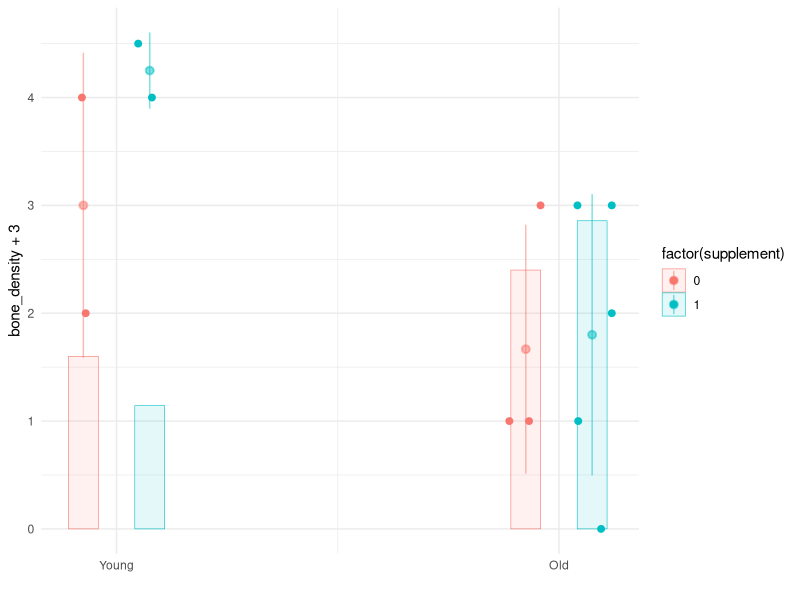
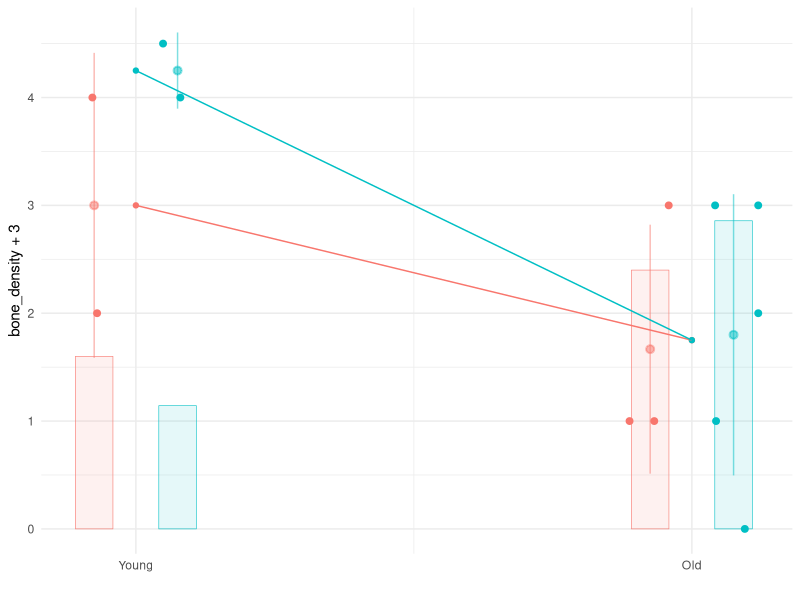
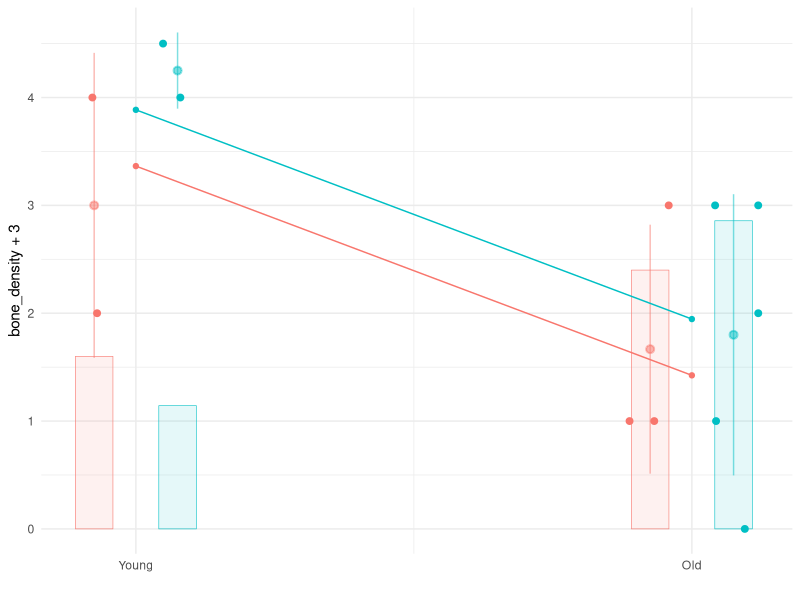
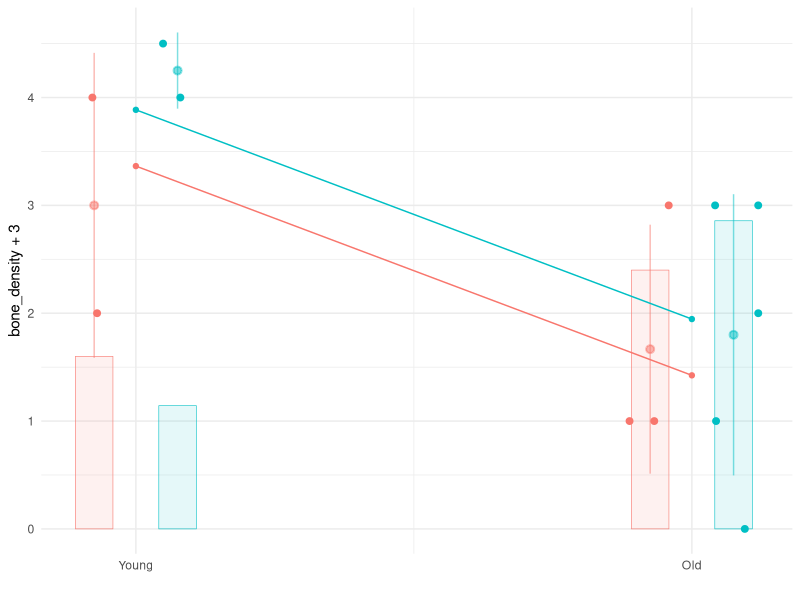
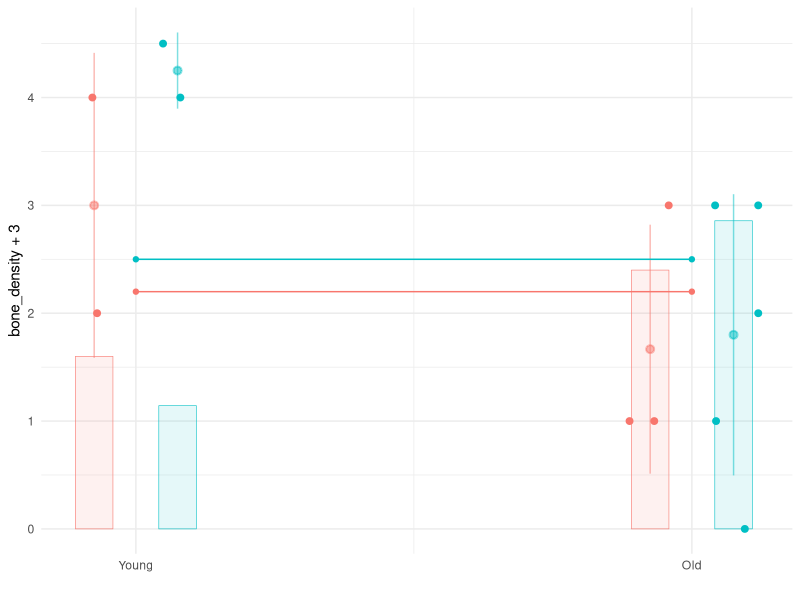

The R source for these figures, in order: (Note: this script raises an error after producing the figures.)
## ---- chunk 1
#| echo: true
#| output: false 
library(ggplot2)
library(tidyverse)
library(rpart)
## ---- chunk 2
#| echo: true 
theme_set(theme_minimal())
options(scipen = 1, digits = 3)
## ---- chunk 3
#| echo: true
bone.data = data.frame(age        = c(1, 1, 1, 1, 1, 1, 1, 1, 0, 0, 0, 0),
                       supplement = c(1, 1, 0, 1, 1, 1, 0, 0, 0, 1, 0, 1),
                       bone_density = c(-2, -3, -2, 0, -1, 0, -2, 0, 1, 1, -1, 1.5))
bone.data
## ---- chunk 4
#| echo: true
#| out-width: 100%
plotX = function(w,x) { x + 0.15*(w-0.5) } 

bone.plot = 
  ggplot(bone.data) + 
    geom_point(aes(x=plotX(supplement, age), y=bone_density+3, color=factor(supplement)),
               alpha=1, size=2, position=position_jitter(width=0.05, height=0, seed=2)) + 
    stat_summary(aes(x=plotX(supplement, age), y=bone_density+3, color=factor(supplement)),
                 geom='pointrange', fun=mean, 
                                    fun.min=\(x)mean(x)-sd(x), 
                                    fun.max=\(x)mean(x)+sd(x), alpha=.5) +    
    geom_bar(aes(x=plotX(supplement, age), y=4*after_stat(prop), fill=factor(supplement), color=factor(supplement)), 
             position='identity', alpha=.1, linewidth=.2) + 
    scale_x_continuous(breaks=c(0,1), labels=c('Young', 'Old')) + xlab('') 
     
bone.plot
## ---- chunk 5
#| echo: true
W = bone.data$supplement
X = bone.data$age
Y = bone.data$bone_density

muhat.all = Vectorize(function(w,x) { mean(Y[W==w & X==x]) })
CATEhat = function(x) { muhat.all(1,x) - muhat.all(0,x) }

ATThat = mean(CATEhat(X[W==1]))
ATEhat = mean(CATEhat(X))
Deltahat = mean(Y[W==1]) - mean(Y[W==0])

data.frame(CATE0=CATEhat(0), CATE1=CATEhat(1), ATThat=ATThat, ATEhat=ATEhat, Delta=Deltahat)
## ---- chunk 6
#| echo: true
prediction.function = function(model.fit) { function(w,x) { predict(model.fit, newdata=data.frame(supplement=w, age=x)) } }
plot.predictions = function(muhat) { 
  grid = expand.grid(supplement=c(0,1), age=c(0,1))
  bone.plot +
    geom_point(aes(x=age, y=muhat(supplement, age)+3, color=factor(supplement)), data=grid) + 
    geom_line(aes(x=age,  y=muhat(supplement, age)+3, color=factor(supplement)), data=grid) +
    guides(color='none', fill='none')
}
## ---- chunk 7
#| echo: true
#| out-width: 100% 
#| layout-nrow: 2
#| layout-ncol: 2
#| fig-cap:
#| - "Piecewise-constant model"
#| - "Additive model"
#| - "Parallel lines model"
#| - "Horizontal lines model" 


## The piecewise-constant model
# Tell rpart to not to worry about having more than 1 observation per level of the coarsened covariate 
# (or, in more evocative terms, per 'bucket')
rpart.settings = rpart.control(minbucket=1)  
# Then fit and plot
piecewise.constant.model.fit = rpart(bone_density ~ supplement + age, data=bone.data, control=rpart.settings)
muhat.piecewise.constant = prediction.function(piecewise.constant.model.fit)
plot.predictions(muhat.piecewise.constant) + guides(color='none')

## The additive model
additive.model.fit = lm(bone_density ~ factor(supplement) + factor(age), data=bone.data)
muhat.additive = prediction.function(additive.model.fit)
plot.predictions(muhat.additive)

## The parallel lines model
parallel.lines.model.fit = lm(bone_density ~ factor(supplement) + age, data=bone.data)
muhat.parallel = prediction.function(parallel.lines.model.fit)
plot.predictions(muhat.parallel)

## The horizontal lines model
horizontal.lines.model.fit = lm(bone_density ~ factor(supplement), data=bone.data)
muhat.horizontal = prediction.function(horizontal.lines.model.fit)
plot.predictions(muhat.horizontal)
## ---- chunk 8
#| echo: true
prediction.functions = list(all=muhat.all, additive=muhat.additive, horizontal=muhat.horizontal)
map(prediction.functions, function(muhat) { 
  CATEhat = function(x) { muhat(1,x) - muhat(0,x) } 
  data.frame(CATE0 = CATEhat(0), 
             CATE1 = CATEhat(1),
             ATT =  mean(CATEhat(X[W==1])), 
             ATE =  mean(CATEhat(X)),
             Delta = mean(muhat(1,X[W==1])) - mean(muhat(0,X[W==0])))
}) |> bind_rows(.id='model')
## ---- chunk 9
#| echo: true
social.pressure = read.csv('social-pressure-data.csv')
keep = social.pressure$treatment %in% c(' Control', ' Neighbors') & (2006 - social.pressure$yob)< 96
turnout.data = data.frame(W=as.numeric(social.pressure[keep,'treatment'] == ' Neighbors'),
                          X=2006-social.pressure[keep, 'yob'],
                          Y = as.numeric(social.pressure[keep,'voted'] == 'Yes'))
## ---- chunk 10
#| echo: true
#| out-width: 100%

plotX = function(w,x) { x + 0.75*(w-0.5) } 

turnout.summary.plot = 
  ggplot(turnout.data) + 
    stat_summary(aes(x=plotX(W,X), y=Y, color=factor(W)),
                 geom='pointrange', fun=mean, 
                                    fun.min=\(x)mean(x)-sd(x), 
                                    fun.max=\(x)mean(x)+sd(x), alpha=.2, size=.5, linewidth=.5) +    
    geom_bar(aes(x=plotX(W, X), y=10*after_stat(prop), fill=factor(W), color=factor(W)), 
             position='identity', alpha=.1, linewidth=.1) + xlab('') 

turnout.plot = turnout.summary.plot + 
  geom_point(aes(x=plotX(W, X), y=Y,  color=factor(W)),
            alpha=.01, size=.01, position=position_jitter(width=0.25, height=.1, seed=2))  

turnout.plot
## ---- chunk 11
#| echo: true
#| out-width: 100%
#| layout-ncol: 2
#| layout-nrow: 2
#| fig-cap:
#| - "All functions model"
#| - "Additive model"
#| - "Parallel lines model"
#| - "Horizontal lines model" 

prediction.function = function(model.fit) { function(w,x) { predict(model.fit, newdata=data.frame(W=w, X=x)) } }
plot.predictions = function(muhat) { 
  grid = expand.grid(W=c(0,1), X=min(turnout.data$X):max(turnout.data$X))
  turnout.summary.plot +
    geom_line(aes(x=X,  y=muhat(W, X), color=factor(W)), data=grid) + guides(color='none', fill='none')
}

all.functions.model.fit = lm(Y ~ factor(W)*factor(X), data=turnout.data)
muhat.all = prediction.function(all.functions.model.fit)
plot.predictions(muhat.all)

additive.model.fit = lm(Y ~ factor(W) + factor(X), data=turnout.data)
muhat.additive = prediction.function(additive.model.fit)
plot.predictions(muhat.additive)

parallel.lines.model.fit = lm(Y ~ factor(W) + X, data=turnout.data)
muhat.parallel = prediction.function(parallel.lines.model.fit)
plot.predictions(muhat.parallel)

horizontal.lines.model.fit = lm(Y ~ factor(W),     data=turnout.data)
muhat.horizontal = prediction.function(horizontal.lines.model.fit)
plot.predictions(muhat.horizontal)
## ---- chunk 12
#| echo: true
#| out-width: 100%
x = min(turnout.data$X):max(turnout.data$X)
CATE.data = data.frame(x=x, 
                       all.functions    = muhat.all(1,x) - muhat.all(0,x),
                       additive         = muhat.additive(1,x) - muhat.additive(0,x),
                       parallel.lines   = muhat.parallel(1,x) - muhat.parallel(0,x),
                       horizontal.lines = muhat.horizontal(1,x) - muhat.horizontal(0,x)) |>
              pivot_longer(-x, names_to='model', values_to='CATE')
CATE.data$model = factor(CATE.data$model, levels=c('all.functions', 'additive', 'parallel.lines', 'horizontal.lines'))
ggplot(CATE.data) + geom_line(aes(x=x, y=CATE, color=model) ) + 
                    facet_wrap(~model, ncol=4) + 
                    ylab('Estimate of CATE(x)') + 
                    guides(color=FALSE) 
## ---- chunk 13
X = turnout.data$X
W = turnout.data$W
prediction.functions = list(all=muhat.all, additive=muhat.additive, parallel = muhat.parallel, horizontal=muhat.horizontal)
map(prediction.functions, function(muhat) { 
  CATEhat = function(x) { muhat(1,x) - muhat(0,x) } 
  data.frame(ATT =  mean(CATEhat(X[W==1])), 
             ATE =  mean(CATEhat(X)),
             Delta = mean(muhat(1,X[W==1])) - mean(muhat(0,X[W==0])))
}) |> bind_rows(.id='model')
